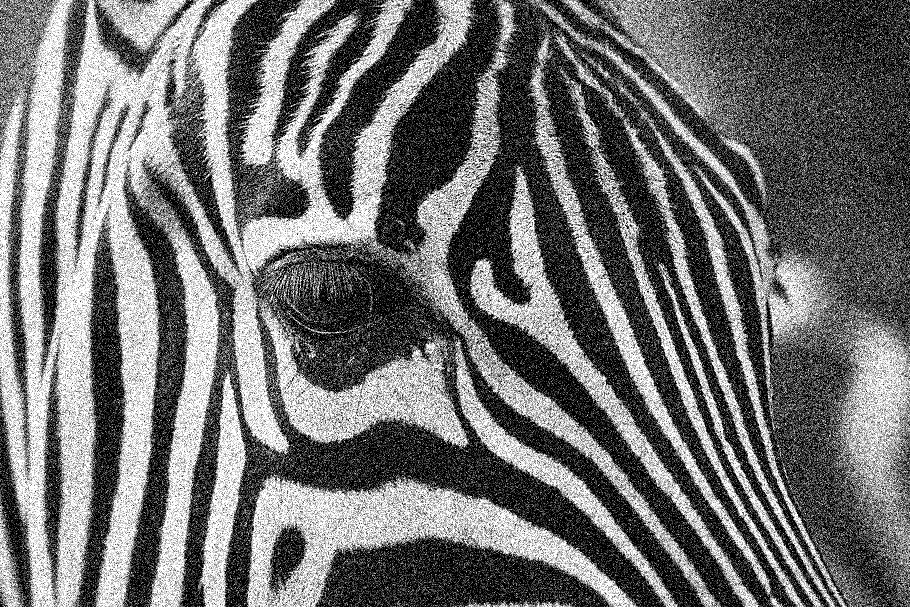
#> input picture project/solution/images/image_filtering/zebra-noisy.jpg, 910 x 607 px, found by its file name
$ jupyter execute image_filtering.ipynb   (shell and % lines are left out)   (older library calls are emulated)
#> lines starting #> are read from the running program, lines starting #| are printed output that depends on the picture
<p style="text-align: right">

</p>

# 💻 04 - Image filtering

Images contain a tremendous amount of data. A $640 \times 480$ grayscale image contains 307,200 pixels, each of which can take on one of 256 different values. Reasoning over raw images as a means of estimating the structure of a robot's environment is intractable, particularly when we want to process images in real-time as they are streamed at 30 frames-per-second from a robot's camera.

<figure>
  <div style="text-align:center;">

  <figcaption>Image filtering performs local operations on an image using a kernel matrix as a means of enhancing its content.</figcaption>
  </div>
</figure>

Image filtering provides a means of enhancing an image by amplifying certain desireable aspects of the image while supressing others. The result is a transformation of the original raw image into a more concise collection of salient information.

<figure>
  <div style="text-align:center;">

  <figcaption>Image filtering performs local operations on an image using a kernel matrix as a means of enhancing its content.</figcaption>
  </div>
</figure>

In image filtering, each pixel in the output image is computed from a weighted combination of the neighboring pixels in the input image. This weighting is is referred to as the *filter kernel* and takes the form of a small (relative to the image) matrix $h$. Importantly, the kernel is the same everywhere in the image.

Mathematically, we can represent image filtering as the process of convolving the image with the kernel filter

$$Y = I*h$$

which, for each pixel $u,v$ in the output image becomes

$$Y[u,v] = \sum_{k,l} h[k,l]I[u-k,v-l]$$

Notice that the $I[u-k,v-l]$ inside the sum has the effect of flipping the kernel $h$ left-to-right and top-to-bottom.

The kernel determines which content is amplified and which is supressed, and so we design the kernel based upon how we want to enhance the image.

### Example: Image blurring

In this example, we are given a noisy image and want to design a filter that removes as much of the noise as possible, while not losing too much of the actual detail. A candidate for such a filter is the *box filter*, a normalized matrix of ones.

$$ h = \frac{1}{N}
\begin{bmatrix}
1 & 1 & \cdots & 1\\
1 & 1 & \cdots & 1\\
\vdots & \vdots & \ddots & \vdots\\
1 & 1 & \cdots & 1
\end{bmatrix}
$$

where $N$ is the number of elements in the matrix. In designing a box filter, we have freedom to decide on the width and height of the kernel, though we will assume that the matrix is square. Increasing the size of the kernel means that a greater number of neighboring pixels will be used in determining the average intensity at each output location. Intuitively, this will improve noise reduction at the expense of attenuating actual detail in the image.

[cell 1]
### Run this cell to import relevant modules
%pylab inline

from matplotlib import pyplot as plt
import numpy as np
import cv2

[cell 2]
# TODO: Create a 3x3 box filter and compare the result of convolving the noisy image above with larger box filters.
#       Can you find the filter width above which too much detail is lost?
width = 3
hbox = np.random.rand(width,width) # CHANGE ME

# load the image
img = cv2.imread('../images/image_filtering/zebra-noisy.jpg', 0)
#> img is the input picture: shape (607, 910); min 0, max 255, mean 111.8

# filter the source image
img_box_filter = cv2.filter2D(img,-1,hbox)
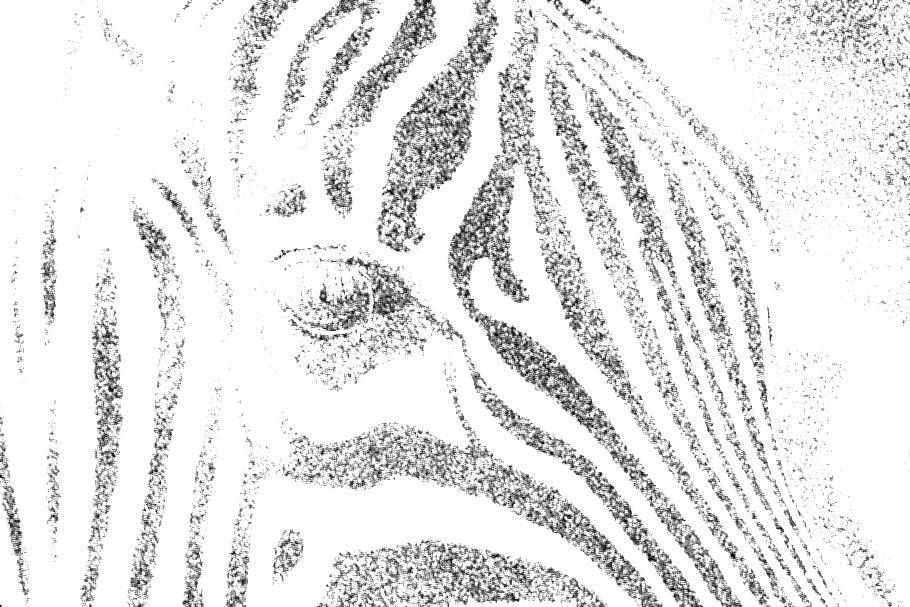
#> img_box_filter: shape (607, 910); min 1, max 255, mean 231.6

# Visualize the filtered image alongside the original image.
fig = plt.figure(figsize = (20,20))
ax1 = fig.add_subplot(1,2,1)
ax1.imshow(img,cmap = 'gray')
ax1.set_title('Original'), ax1.set_xticks([]), ax1.set_yticks([])
ax2 = fig.add_subplot(1,2,2)
ax2.imshow(img_box_filter,cmap = 'gray')
ax2.set_title('Box Filter (Width = ' + str(width) +')'), ax2.set_xticks([]), ax2.set_yticks([]);

## Gaussian Blurring

While the box filter is intuitive, using it to smooth an image prior to computing numerical derivatives can result in artefacts. In practice, people commonly use a kernel that approximates a zero-mean (i.e., centered at the origin) isotropic (i.e., cross-sections are circles; the distribution spreads out evenly in all directions) Gaussian

$$ G_\sigma = \frac{1}{2 \pi \sigma^2} e^{-\frac{x^2+y^2}{2\sigma^2}} $$

where $\sigma$ is the standard deviation. The advantage of using a Gaussian kernel over a box filter is that it places more weight on nearby neighbors than it does on those that are farther away.

<figure>
  <div style="text-align:center;">

  <figcaption>A 2D Gaussian (left) and a Gaussian kernel (right).</figcaption>
  </div>
</figure>

The standard deviation $\sigma$ determines how quickly the Gaussian decays. For small values of $\sigma$, the Gaussian will decay slowly and, in turn, neighboring pixels will be weighed similarly. On the other hand, small values for $\sigma$ result in a more peaked distribution, with the weights dropping off quickly.

While Gaussians have infinite support, we are interested in kernels that are finite (and typically small). We will typically choose the size of the kernel based on the support of the distribution (i.e., how spread out it is), which is determined by the standard deviation. When the standard deviation is small and the distribution is peaked, we can use a small kernel since weights outside the kernel will be very small. However, when the standard deviation is larger and the distribution is more spread out, we tend to use a larger kernel.

### Example: Gaussian blurring

The Gaussian kernel is defined by its size and standard deviation $\sigma$. Since the standard deviation determines the rate at which the weights of the kernel decay, it is common to choose the size of the kernel (which will be square for isotropic Gaussians) based upon the standard deviation. Many existing libraries, including the implementation in OpenCV, support this functionality.

In this exercise, you will experiment with different choices of the standard deviation and compare them to the result of using the box filter that you identified above.

Try and find a setting for the standard deviation that reduces noise without removing too much content from the image.

[cell 3]
# TODO: Experiment with different settings for the standard deviation of the Gaussian and compare the results to a box filter.
#.      Identify a setting for the standard deviation that removes noise while not eliminating too much valid content.
sigma = 5

# Smooth the image using a Gaussian kernel
img_gaussian_filter = cv2.GaussianBlur(img,(0,0), sigma)
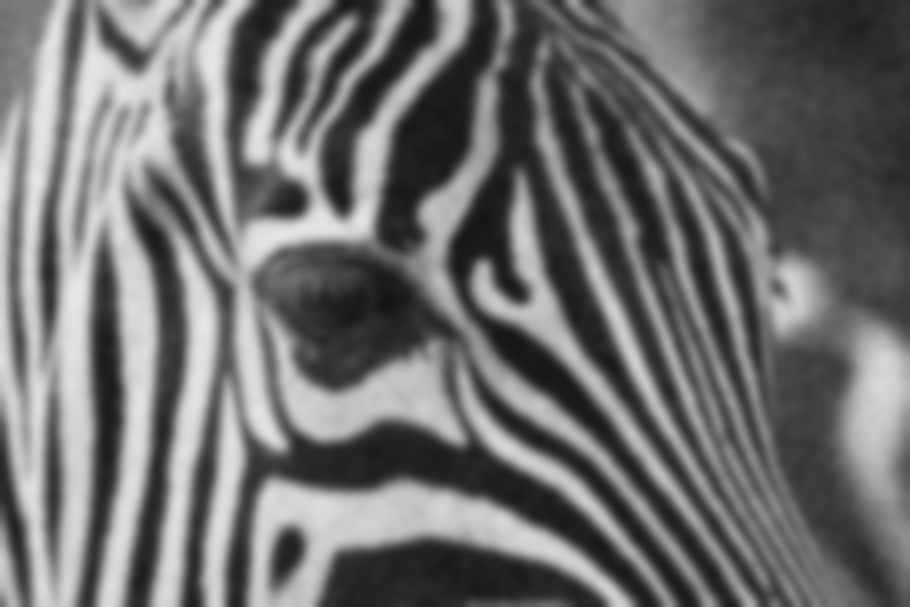
#> img_gaussian_filter: shape (607, 910); min 19, max 232, mean 111.8

# Visualize the filtered image alongside the original image.
fig = plt.figure(figsize = (20,20))
ax1 = fig.add_subplot(1,3,1)
ax1.imshow(img,cmap = 'gray')
ax1.set_title('Original'), ax1.set_xticks([]), ax1.set_yticks([])
ax2 = fig.add_subplot(1,3,2)
ax2.imshow(img_gaussian_filter,cmap = 'gray')
ax2.set_title('Gaussian Filter (Sigma = ' + str(sigma) +')'), ax2.set_xticks([]), ax2.set_yticks([]);
ax3 = fig.add_subplot(1,3,3)
ax3.imshow(img_box_filter,cmap = 'gray')
ax3.set_title('Box Filter'), ax3.set_xticks([]), ax3.set_yticks([]);

## Enhancing Edges
Edges are a feature of an image that are used for a variety of tasks, including segmentation, object detection, shape estimation, and scene reconstruction. In the case of Duckietown and other self-driving domains, access to edge information is also very useful for detecting lane boundaries.

<figure>
  <div style="text-align:center;">

  <figcaption>The change in intensity associated with an edge where an image transitions from white to black and black to white.</figcaption>
  </div>
</figure>

Edges correspond to significant changes in local intensity. This suggests that we can identify edges by looking for regions in the image where the intensity gradient $\nabla I$ is large. Consider the left-most image above, which might be a zoomed in view of one of the zebra's vertical stripes. Moving left-to-right along a single row of the image, we see that the intensity rapidly drops as the pixels transition from being white (i.e., close to 255) to black (i.e., closs to 0), and then stay small until they jump back up as the pixels go from black to white. The edges are clearly visible as spikes in the $x$-component of the intensity gradient.

In general, we are interested in the two-dimensional image gradient, which includes both horizontal as well as vertical changes in intensity:

$$ \nabla I[u,v] =
\begin{bmatrix}
\frac{\partial I[u,v]}{\partial x}\\
\frac{\partial I[u,v]}{\partial y}
\end{bmatrix}
$$

The magnitude of the gradient $\lvert \nabla I[u,v] \rvert$ provides a measure of the strength of the edge, while it points in the direction of greatest change

$$
\lvert \nabla I[u,v] \rvert = \sqrt{\left(\frac{\partial I[u,v]}{\partial x}\right)^2 + \left(\frac{\partial I[u,v]}{\partial y}\right)^2} \qquad
\theta[u,v] = \textrm{atan2}\left(\frac{\partial I[u,v]}{\partial y}, \frac{\partial I[u,v]}{\partial x}\right)
$$

Since pixels are discrete, we can't compute the derivatives analytically. Instead, we estimate them numerically via a finite difference approximation. We can compute these estimates by convolving the image with appropriately chosen kernels $h_x$ and $h_y$ that compute finite derivatives in the $x$ and $y$ directions, respectively:

$$ \nabla I[u,v] =
\begin{bmatrix}
G_x[u,v]\\
G_y[u,v]
\end{bmatrix}
$$

where

$$
\begin{align}
G_x = h_x * I\\
G_y = h_y * I
\end{align}
$$

### Example: Image gradients

In this example, you will design different filter kernels, $h_x$ and $h_y$, to estimate the horizontal and vertical gradients of an image. In doing so, remember that the filter will be flipped left-to-right and top-to-bottom when performing convolution.

[cell 4]
# TODO: Design two kernels hx and hy to estimate the horizontal and vertical gradients of an image
#       These filters will be applied to the blurred image that you generated above. As you experiment with different
#       kernels, compare the output for different amounts of blurring (i.e., different standard deviations). In particular,
#       compare the gradients and their magnitude with little (i.e., sigma=1) or no blurring to an image blurred with a large kernel

hx = np.array(np.random.rand(3,3), dtype=np.float32) # CHANGE ME, BUT KEEP dtype=np.float32
hy = np.array(np.random.rand(3,3), dtype=np.float32) # CHANGE ME, BUT KEEP dtype=np.float32

print(hx)

# Apply the filters to the blurred image
Gx = cv2.filter2D(img_gaussian_filter,-1,hx)
Gy = cv2.filter2D(img_gaussian_filter,-1,hy)
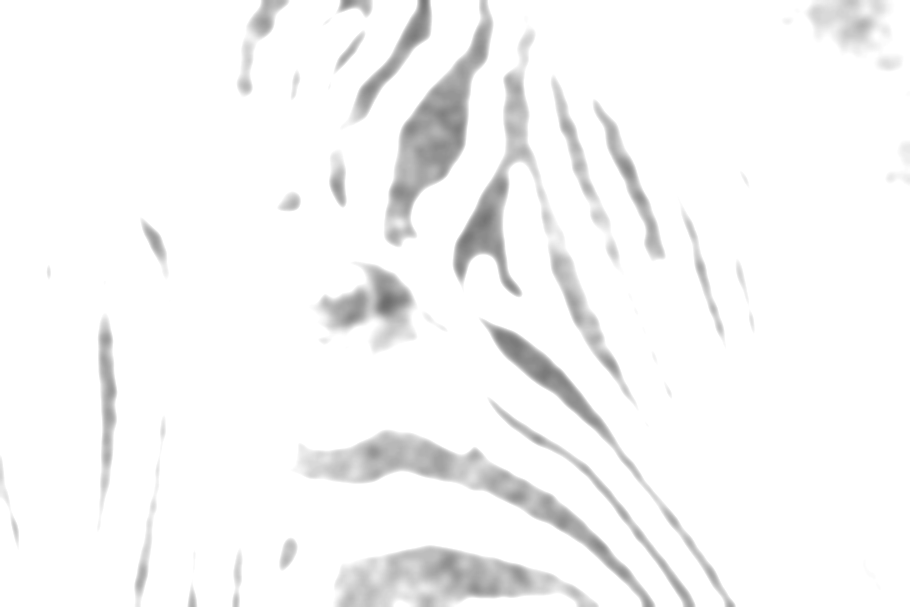
#> Gy: shape (607, 910); min 108, max 255, mean 246.5


# Compute the magnitude of the gradients
Gmag = np.sqrt(Gx*Gx + Gy*Gy)
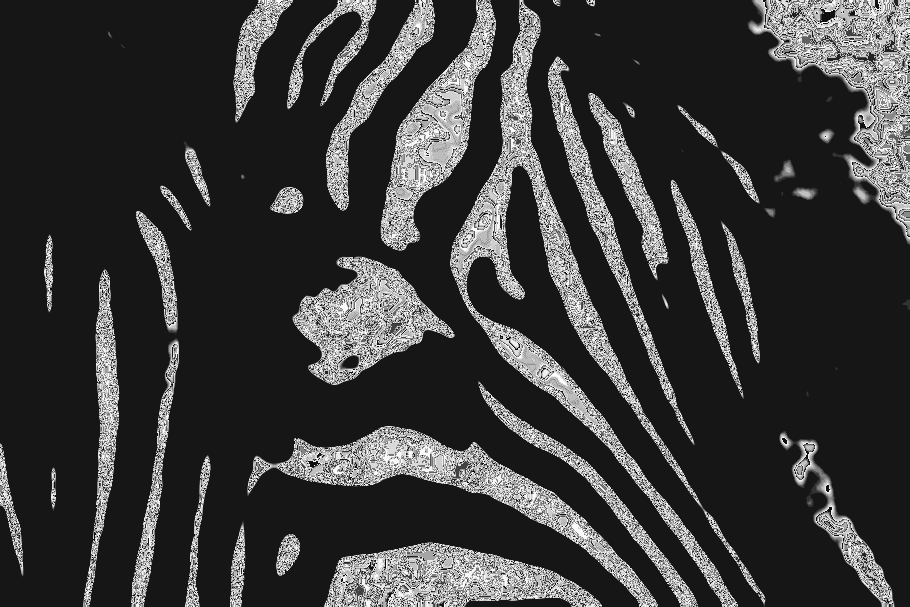
#> Gmag: shape (607, 910) float16; min 0, max 15.91, mean 3.64; drawn with min black and max white

# Visualize the filtered image alongside the original image.
fig = plt.figure(figsize = (20,20))
ax1 = fig.add_subplot(1,4,1)
ax1.imshow(img,cmap = 'gray')
ax1.set_title('Blurred Image'), ax1.set_xticks([]), ax1.set_yticks([])
ax2 = fig.add_subplot(1,4,2)
ax2.imshow(Gx,cmap = 'gray')
ax2.set_title('Horizontal Gradients'), ax2.set_xticks([]), ax2.set_yticks([]);
ax3 = fig.add_subplot(1,4,3)
ax3.imshow(Gy,cmap = 'gray')
ax3.set_title('Vertical Gradients'), ax3.set_xticks([]), ax3.set_yticks([]);
ax4 = fig.add_subplot(1,4,4)
ax4.imshow(np.uint8(Gmag),cmap = 'gray')
ax4.set_title('Gradient Magnitude'), ax4.set_xticks([]), ax4.set_yticks([]);
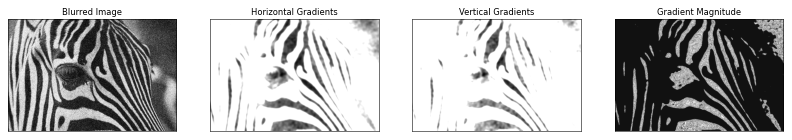
#> figure drawn by matplotlib, 4 panels

### Sobel Operator
A popular set of kernels used the emphasize edges in an image is the *Sobel operator*, which consists of two $3 \times 3$ kernels:

$$ h_x =
\begin{bmatrix}
+1 & 0 & -1\\
+2 & 0 & -2\\
+1 & 0 & -1
\end{bmatrix}\qquad
h_y =
\begin{bmatrix}
+1 & +2 & +1\\
0 & 0 & 0\\
-1 & -2 & -1
\end{bmatrix}
$$

These kernels correspond to simple averaging-based blurring followed by a simple finite derivative:

$$ h_x =
\begin{bmatrix}
+1 & 0 & -1\\
+2 & 0 & -2\\
+1 & 0 & -1
\end{bmatrix} =
\begin{bmatrix}
1\\
2\\
1
\end{bmatrix} *
\begin{bmatrix}
+1 & 0 & -1\\
\end{bmatrix} \qquad
h_y =
\begin{bmatrix}
+1 & +2 & +1\\
0 & 0 & 0\\
-1 & -2 & -1
\end{bmatrix} =
\begin{bmatrix}
+1\\
0\\
-1
\end{bmatrix} *
\begin{bmatrix}
1 & 2 & 1\\
\end{bmatrix}
$$

### Example: Sobel Operator

In this example, we will compare the horizontal and vertical gradients identified with the filter that we designed with those identified using the Sobel operator. In doing so, explore how the filter that you designed above and the Sobel operator respond differently to different amounts of smoothing.

**Note**: To be fair, the Sobel operator has some smoothing by default, which the filter that you designed above may not.

[cell 5]
sobelx = cv2.Sobel(img_gaussian_filter,cv2.CV_64F,1,0)
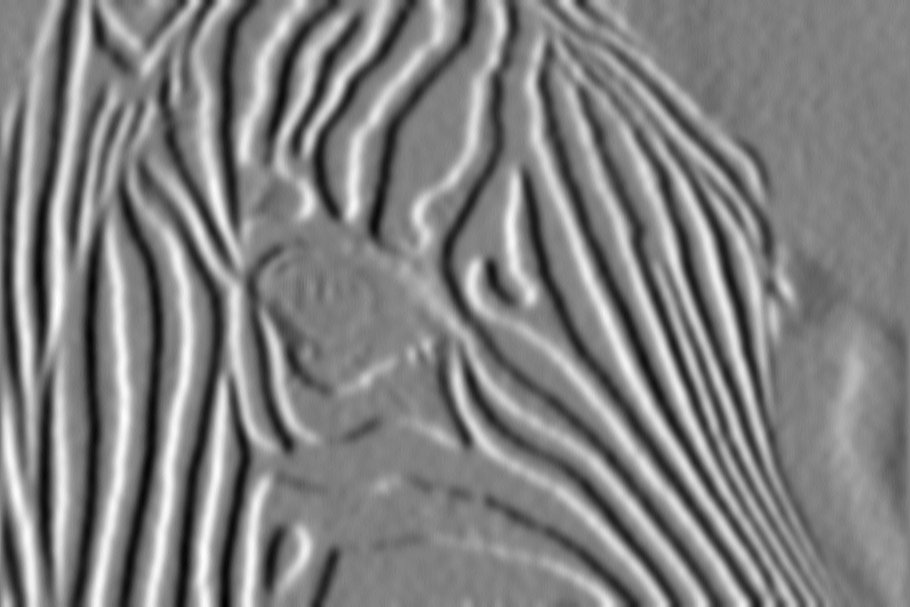
#> sobelx: shape (607, 910) float64; min -124, max 120, mean -0.6; drawn with min black and max white
sobely = cv2.Sobel(img_gaussian_filter,cv2.CV_64F,0,1)
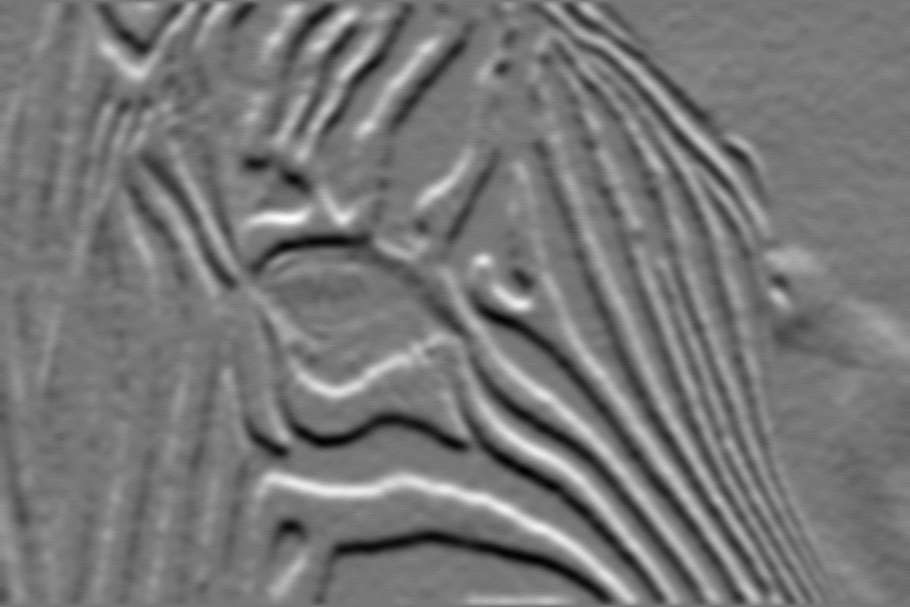
#> sobely: shape (607, 910) float64; min -106, max 120, mean 0; drawn with min black and max white

# Compute the magnitude of the Sobel-based gradients
sobelmag = np.sqrt(sobelx*sobelx + sobely*sobely)
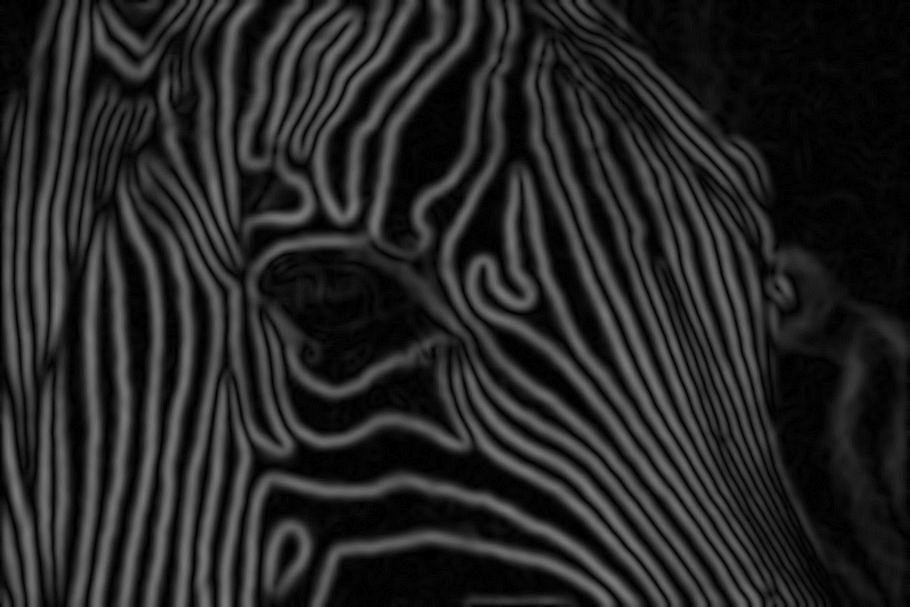
#> sobelmag: shape (607, 910) float64; min 0, max 124, mean 37.9

fig = plt.figure(figsize = (20,10))
ax1 = fig.add_subplot(2,3,1)
ax1.imshow(Gx,cmap = 'gray')
ax1.set_title('Horizontal Gradients'), ax1.set_xticks([]), ax1.set_yticks([]);
ax2 = fig.add_subplot(2,3,2)
ax2.imshow(Gy,cmap = 'gray')
ax2.set_title('Vertical Gradients'), ax2.set_xticks([]), ax2.set_yticks([]);
ax3 = fig.add_subplot(2,3,3)
ax3.imshow(np.uint8(Gmag),cmap = 'gray')
ax3.set_title('Gradient Magnitude'), ax3.set_xticks([]), ax3.set_yticks([]);
ax4 = fig.add_subplot(2,3,4)
ax4.imshow(sobelx,cmap = 'gray')
ax4.set_title('Horizontal Gradients (Sobel)'), ax4.set_xticks([]), ax4.set_yticks([]);
ax5 = fig.add_subplot(2,3,5)
ax5.imshow(sobely,cmap = 'gray')
ax5.set_title('Vertical Gradients (Sobel)'), ax5.set_xticks([]), ax5.set_yticks([]);
ax6 = fig.add_subplot(2,3,6)
ax6.imshow(np.uint8(sobelmag),cmap = 'gray')
ax6.set_title('Gradient Magnitude (Sobel)'), ax6.set_xticks([]), ax6.set_yticks([]);
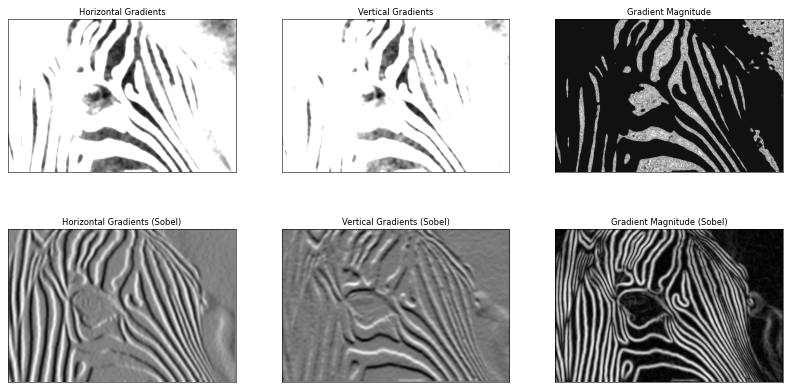
#> figure drawn by matplotlib, 6 panels

$ run again, with project/solution/images/image_filtering/image-filtering-local-window.png saved as project/solution/images/image_filtering/zebra-noisy.jpg
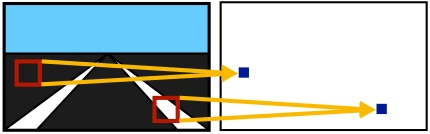
#> input picture project/solution/images/image_filtering/image-filtering-local-window.png, 430 x 134 px, found by its file name
#> `sobely = cv2.Sobel(img_gaussian_filter,cv2.CV_64F,0,1)`:
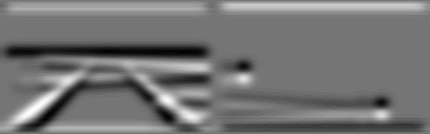
#> sobely: shape (134, 430) float64; min -99, max 116, mean -0.4; drawn with min black and max white
#> `sobelmag = np.sqrt(sobelx*sobelx + sobely*sobely)`:
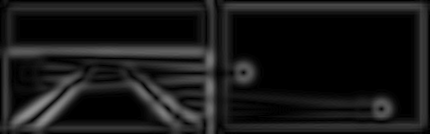
#> sobelmag: shape (134, 430) float64; min 0, max 144.4, mean 24.2
